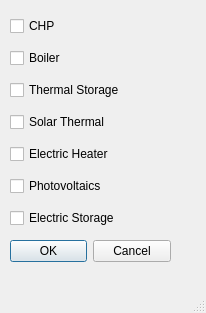
<?xml version="1.0" encoding="UTF-8"?>
<ui version="4.0">
 <class>MainWindow</class>
 <widget class="QMainWindow" name="MainWindow">
  <property name="geometry">
   <rect>
    <x>0</x>
    <y>0</y>
    <width>206</width>
    <height>313</height>
   </rect>
  </property>
  <property name="windowTitle">
   <string>MainWindow</string>
  </property>
  <widget class="QWidget" name="centralwidget">
   <widget class="QWidget" name="verticalLayoutWidget">
    <property name="geometry">
     <rect>
      <x>10</x>
      <y>10</y>
      <width>161</width>
      <height>261</height>
     </rect>
    </property>
    <layout class="QVBoxLayout" name="verticalLayout">
     <item>
      <widget class="QCheckBox" name="CHP">
       <property name="text">
        <string>CHP</string>
       </property>
      </widget>
     </item>
     <item>
      <widget class="QCheckBox" name="boiler">
       <property name="text">
        <string>Boiler</string>
       </property>
      </widget>
     </item>
     <item>
      <widget class="QCheckBox" name="thermalstorage">
       <property name="text">
        <string>Thermal Storage</string>
       </property>
      </widget>
     </item>
     <item>
      <widget class="QCheckBox" name="solarthermal">
       <property name="text">
        <string>Solar Thermal</string>
       </property>
      </widget>
     </item>
     <item>
      <widget class="QCheckBox" name="electricheater">
       <property name="text">
        <string>Electric Heater</string>
       </property>
      </widget>
     </item>
     <item>
      <widget class="QCheckBox" name="photovoltaics">
       <property name="text">
        <string>Photovoltaics</string>
       </property>
      </widget>
     </item>
     <item>
      <widget class="QCheckBox" name="electricstorage">
       <property name="text">
        <string>Electric Storage</string>
       </property>
      </widget>
     </item>
     <item>
      <widget class="QDialogButtonBox" name="buttonBox">
       <property name="standardButtons">
        <set>QDialogButtonBox::Cancel|QDialogButtonBox::Ok</set>
       </property>
      </widget>
     </item>
    </layout>
   </widget>
  </widget>
  <widget class="QMenuBar" name="menubar">
   <property name="geometry">
    <rect>
     <x>0</x>
     <y>0</y>
     <width>206</width>
     <height>21</height>
    </rect>
   </property>
  </widget>
  <widget class="QStatusBar" name="statusbar"/>
 </widget>
 <resources/>
 <connections>
  <connection>
   <sender>CHP</sender>
   <signal>pressed()</signal>
   <receiver>CHP</receiver>
   <slot>update()</slot>
   <hints>
    <hint type="sourcelabel">
     <x>90</x>
     <y>48</y>
    </hint>
    <hint type="destinationlabel">
     <x>90</x>
     <y>48</y>
    </hint>
   </hints>
  </connection>
  <connection>
   <sender>boiler</sender>
   <signal>pressed()</signal>
   <receiver>boiler</receiver>
   <slot>update()</slot>
   <hints>
    <hint type="sourcelabel">
     <x>90</x>
     <y>79</y>
    </hint>
    <hint type="destinationlabel">
     <x>90</x>
     <y>79</y>
    </hint>
   </hints>
  </connection>
  <connection>
   <sender>electricheater</sender>
   <signal>pressed()</signal>
   <receiver>electricheater</receiver>
   <slot>update()</slot>
   <hints>
    <hint type="sourcelabel">
     <x>90</x>
     <y>172</y>
    </hint>
    <hint type="destinationlabel">
     <x>90</x>
     <y>172</y>
    </hint>
   </hints>
  </connection>
  <connection>
   <sender>electricstorage</sender>
   <signal>pressed()</signal>
   <receiver>electricstorage</receiver>
   <slot>update()</slot>
   <hints>
    <hint type="sourcelabel">
     <x>90</x>
     <y>234</y>
    </hint>
    <hint type="destinationlabel">
     <x>90</x>
     <y>234</y>
    </hint>
   </hints>
  </connection>
  <connection>
   <sender>photovoltaics</sender>
   <signal>pressed()</signal>
   <receiver>photovoltaics</receiver>
   <slot>update()</slot>
   <hints>
    <hint type="sourcelabel">
     <x>90</x>
     <y>203</y>
    </hint>
    <hint type="destinationlabel">
     <x>90</x>
     <y>203</y>
    </hint>
   </hints>
  </connection>
  <connection>
   <sender>solarthermal</sender>
   <signal>pressed()</signal>
   <receiver>solarthermal</receiver>
   <slot>update()</slot>
   <hints>
    <hint type="sourcelabel">
     <x>90</x>
     <y>141</y>
    </hint>
    <hint type="destinationlabel">
     <x>90</x>
     <y>141</y>
    </hint>
   </hints>
  </connection>
  <connection>
   <sender>thermalstorage</sender>
   <signal>pressed()</signal>
   <receiver>thermalstorage</receiver>
   <slot>update()</slot>
   <hints>
    <hint type="sourcelabel">
     <x>90</x>
     <y>110</y>
    </hint>
    <hint type="destinationlabel">
     <x>90</x>
     <y>110</y>
    </hint>
   </hints>
  </connection>
  <connection>
   <sender>buttonBox</sender>
   <signal>accepted()</signal>
   <receiver>buttonBox</receiver>
   <slot>update()</slot>
   <hints>
    <hint type="sourcelabel">
     <x>90</x>
     <y>268</y>
    </hint>
    <hint type="destinationlabel">
     <x>90</x>
     <y>268</y>
    </hint>
   </hints>
  </connection>
  <connection>
   <sender>buttonBox</sender>
   <signal>rejected()</signal>
   <receiver>buttonBox</receiver>
   <slot>close()</slot>
   <hints>
    <hint type="sourcelabel">
     <x>90</x>
     <y>268</y>
    </hint>
    <hint type="destinationlabel">
     <x>90</x>
     <y>268</y>
    </hint>
   </hints>
  </connection>
 </connections>
</ui>
